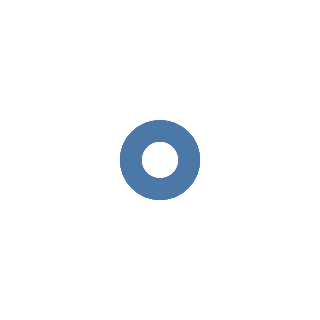

Notebook code for this chart:
### Code cell
chart

### Figure 1 — Vega-Lite specification as saved in the notebook (floating-point values rounded to 4 significant figures)
{"config": {"view": {"continuousWidth": 400, "continuousHeight": 300}}, "data": {"name": "data-fdfbb22e8e0e89f6556d8a3b434b0c97"}, "mark": "point", "$schema": "https://vega.github.io/schema/vega-lite/v4.8.1.json", "datasets": {"data-fdfbb22e8e0e89f6556d8a3b434b0c97": [{"city": "Seattle", "month": "Apr", "precip": 2.68}, {"city": "Seattle", "month": "Aug", "precip": 0.87}, {"city": "Seattle", "month": "Dec", "precip": 5.31}, {"city": "New York", "month": "Apr", "precip": 3.94}, {"city": "New York", "month": "Aug", "precip": 4.13}, {"city": "New York", "month": "Dec", "precip": 3.58}, {"city": "Chicago", "month": "Apr", "precip": 3.62}, {"city": "Chicago", "month": "Aug", "precip": 3.98}, {"city": "Chicago", "month": "Dec", "precip": 2.56}]}}
